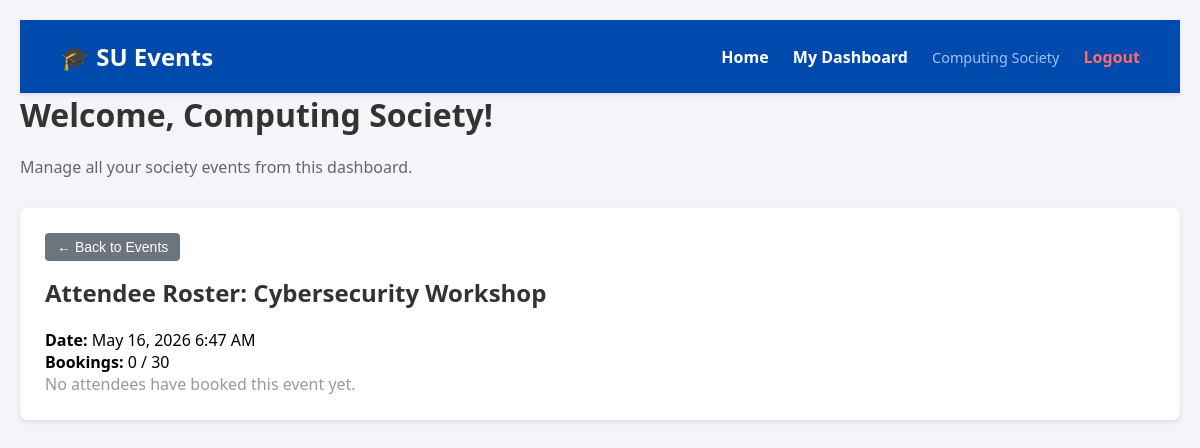
The page /dashboard/organiser.php?view_roster=12 (signed in) on the database its author committed.
### tables this page shows
CREATE TABLE `events` (
  `event_id` int(11) NOT NULL,
  `organiser_id` int(11) NOT NULL,
  `society_name` varchar(100) NOT NULL,
  `title` varchar(150) NOT NULL,
  `description` text NOT NULL,
  `event_date` datetime NOT NULL,
  `location` varchar(255) NOT NULL,
  `max_capacity` int(11) NOT NULL,
  `created_at` timestamp NOT NULL DEFAULT current_timestamp(),
  `category` varchar(50) NOT NULL DEFAULT 'Social',
  `image_path` varchar(255) DEFAULT NULL
);

### dashboard/organiser.php (the view, shortened to what this page needs)
<?php
include '../config/db.php';
function sanitizeInput($data) {
    $data = trim($data);
    $data = stripslashes($data);
    $data = htmlspecialchars($data);
    return $data;
}
$show_roster = false;
$roster_event = null;
$roster_attendees = null;
if (isset($_GET['view_roster'])) {
    $roster_event_id = sanitizeInput($_GET['view_roster']);
    $event_sql = "SELECT * FROM events WHERE event_id = ? AND organiser_id = ?";
    $event_stmt = $conn->prepare($event_sql);
    $event_stmt->bind_param("ii", $roster_event_id, $_SESSION['user_id']);
    $event_stmt->execute();
    $roster_event = $event_stmt->get_result()->fetch_assoc();
    if ($roster_event) {
        $show_roster = true;
        $roster_sql = "SELECT b.booking_id, b.booking_date, u.full_name, u.email, u.student_id
                       FROM bookings b
                       JOIN users u ON b.attendee_id = u.user_id
                       WHERE b.event_id = ?
                       ORDER BY b.booking_date DESC";
        $roster_stmt = $conn->prepare($roster_sql);
        $roster_stmt->bind_param("i", $roster_event_id);
        $roster_stmt->execute();
        $roster_attendees = $roster_stmt->get_result();
    }
}
?>
<!DOCTYPE html>
<html lang="en">
<head>
</head>
<body>
    <?php include $_SERVER['DOCUMENT_ROOT'] . '/su_events_app/includes/navbar.php'; ?>
    <div class="container">
        <h1>Welcome, <?php echo htmlspecialchars($_SESSION['full_name']); ?>!</h1>
        <p style="color: #666; margin-bottom: 30px;">Manage all your society events from this dashboard.</p>
        <?php if ($show_roster && $roster_event): ?>
            <div class="form-section">
                <button onclick="window.location.href='organiser.php'" class="btn-small" style="background:#6c757d; margin-bottom:15px;">← Back to Events</button>
                <h2>Attendee Roster: <?php echo htmlspecialchars($roster_event['title']); ?></h2>
                <p><strong>Date:</strong> <?php echo date('F j, Y g:i A', strtotime($roster_event['event_date'])); ?></p>
                <p><strong>Bookings:</strong> <?php echo $roster_attendees->num_rows; ?> / <?php echo $roster_event['max_capacity']; ?></p>
                <?php if ($roster_attendees->num_rows > 0): ?>
                    <table class="roster-table">
                        <tr>
                            <th>Name</th>
                            <th>Student ID</th>
                            <th>Email</th>
                            <th>Booked Date</th>
                        </tr>
                        <?php while ($attendee = $roster_attendees->fetch_assoc()): ?>
                            <tr>
                                <td><?php echo htmlspecialchars($attendee['full_name']); ?></td>
                                <td><?php echo htmlspecialchars($attendee['student_id']); ?></td>
                                <td><?php echo htmlspecialchars($attendee['email']); ?></td>
                                <td><?php echo date('M j, Y', strtotime($attendee['booking_date'])); ?></td>
                            </tr>
                        <?php endwhile; ?>
                    </table>
                <?php else: ?>
                    <p style="color: #999;">No attendees have booked this event yet.</p>
                <?php endif; ?>
            </div>
        <?php endif; ?>
    </div>
</body>
</html>

### dashboard/organiser.php (style rules this page uses)
* { margin: 0; padding: 0; box-sizing: border-box; }
body { font-family: 'Segoe UI', Tahoma, Geneva, Verdana, sans-serif; background: #f4f4f9; padding: 20px; }
.container { max-width: 1300px; margin: 0 auto; }
h1, h2 { color: #333; margin-bottom: 20px; }
.form-section { background: white; padding: 25px; border-radius: 8px; margin-bottom: 30px; box-shadow: 0 2px 5px rgba(0,0,0,0.1); }
button { background: #007bff; color: white; border: none; padding: 10px 20px; border-radius: 4px; cursor: pointer; font-size: 16px; }
.btn-small { padding: 6px 12px; font-size: 14px; }

### rows shown on the page
events: title "Cybersecurity Workshop", event_date "May 16, 2026 6:47 AM", max_capacity "30"

### other values the page prints
$_SESSION['full_name'] "Computing Society"
$roster_attendees->num_rows "0"
